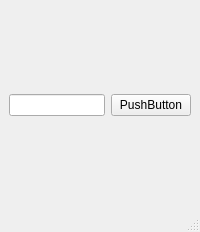
<?xml version="1.0" encoding="UTF-8"?>
<ui version="4.0">
 <class>MainWindow</class>
 <widget class="QMainWindow" name="MainWindow">
  <property name="geometry">
   <rect>
    <x>0</x>
    <y>0</y>
    <width>200</width>
    <height>232</height>
   </rect>
  </property>
  <property name="windowTitle">
   <string>MainWindow</string>
  </property>
  <widget class="QWidget" name="centralwidget">
   <layout class="QHBoxLayout" name="horizontalLayout">
    <item>
     <widget class="QLineEdit" name="lineEdit"/>
    </item>
    <item>
     <widget class="QPushButton" name="pushButton">
      <property name="text">
       <string>PushButton</string>
      </property>
     </widget>
    </item>
   </layout>
  </widget>
  <widget class="QMenuBar" name="menubar">
   <property name="geometry">
    <rect>
     <x>0</x>
     <y>0</y>
     <width>200</width>
     <height>21</height>
    </rect>
   </property>
  </widget>
  <widget class="QStatusBar" name="statusbar"/>
 </widget>
 <resources/>
 <connections/>
</ui>
